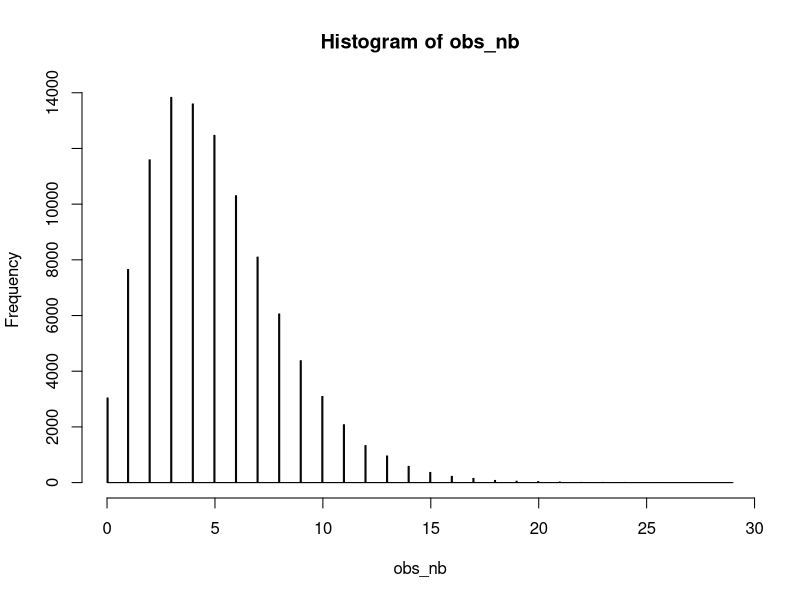
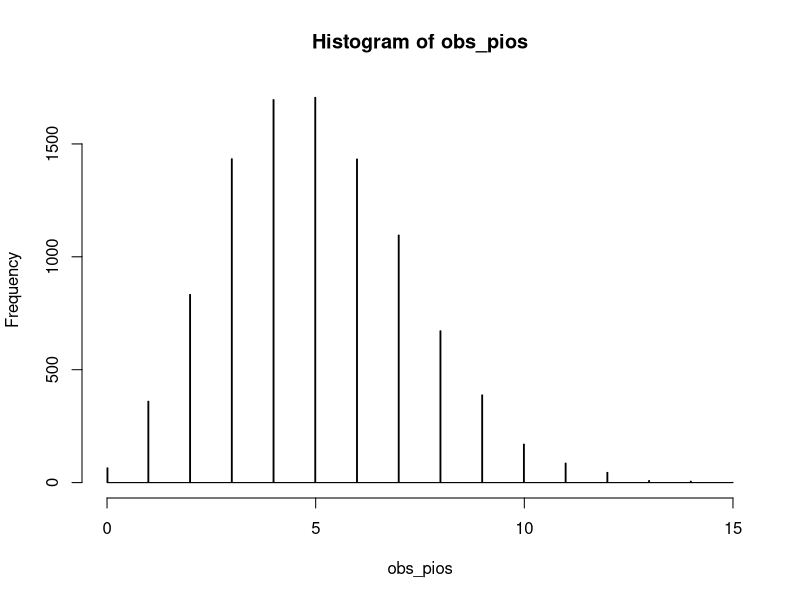
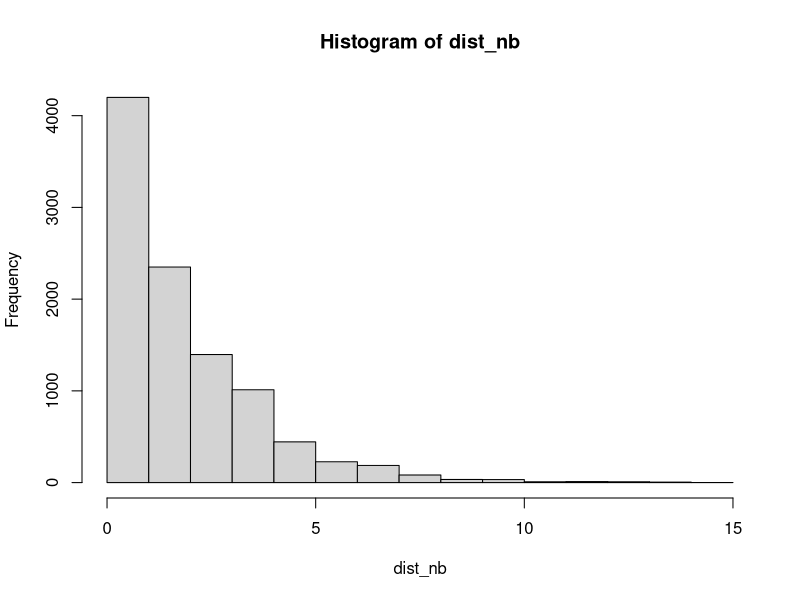
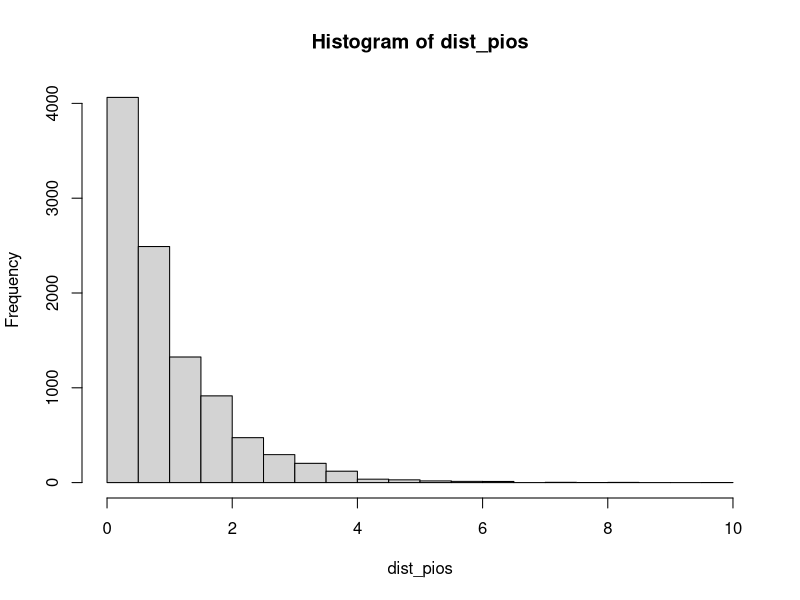
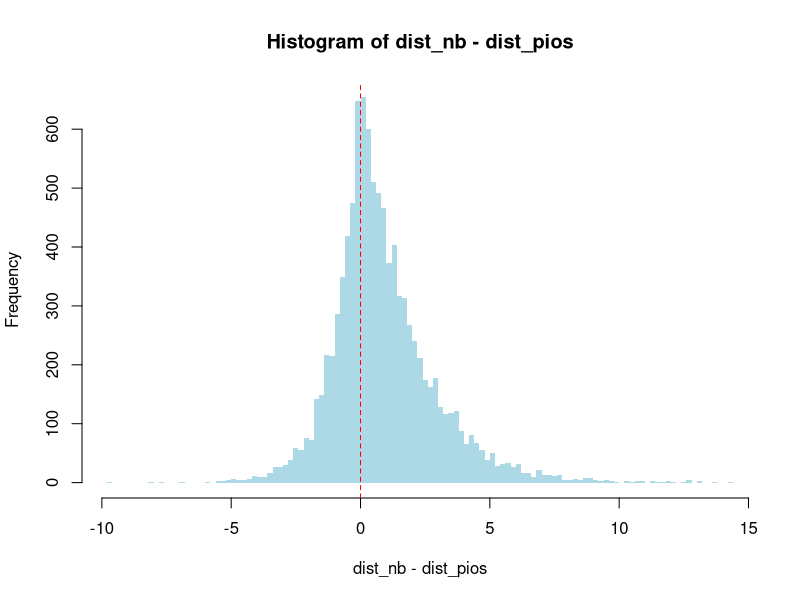
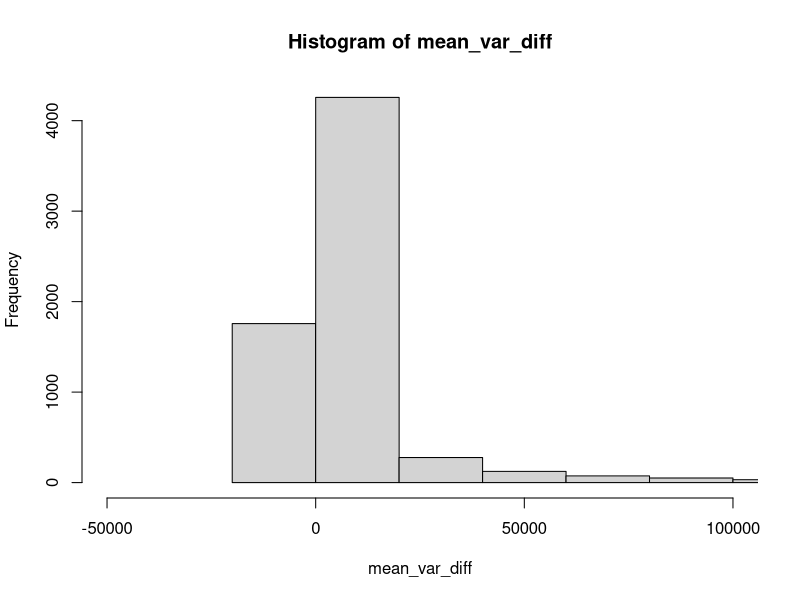

The R script that drew these images, in order:
## ---- chunk 1
set.seed(100)
# 1) n: number of number of observations.
# 2) size: target for number of successful trials, or dispersion parameter (the shape parameter of the gamma mixing distribution). Must be strictly positive, need not be integer.
# 3) prob: probability of success in each trial. 0 < prob <= 1.
obs_nb <- rnbinom(100000, 5, 0.5)
obs_pios <- rpois(10000, mean(obs_nb))
table(obs_nb)
table(obs_pios)
## ---- chunk 2
hist(obs_nb, breaks = 1000)
## ---- chunk 3
hist(obs_pios, breaks = 1000)
## ---- chunk 4
var(obs_nb)
var(obs_pios)
## ---- chunk 5
n = 10000
dist_nb = rep(NA, n)
for(i in 1:n){
    obs_nb_tem <- rnbinom(3, 5, 0.5)
    dist_nb[i] = var(obs_nb_tem)/mean(obs_nb_tem)
}
hist(dist_nb)
## ---- chunk 6
n = 10000
dist_pios = rep(NA, n)
for(i in 1:n){
    obs_pois_tem <- rpois(3, 5)
    dist_pios[i] = var(obs_pois_tem)/mean(obs_pois_tem)
}
hist(dist_pios)
## ---- chunk 7
hist(dist_nb - dist_pios, breaks=100, col = "lightblue", border = NA)
abline(v=0, col="red", lty="dashed")
## ---- chunk 8
read_count = read.table("data/yeast_EV_DNMT3B_count.tab", sep="\t", head=T)
read_count_sub = read_count[, c(4:6)]
head(read_count_sub)

mean_var_diff <- apply(read_count_sub, 1, var) -  apply(read_count_sub, 1, mean) 
summary(mean_var_diff)
hist(mean_var_diff,breaks=100000,xlim=c(-50000,100000))

